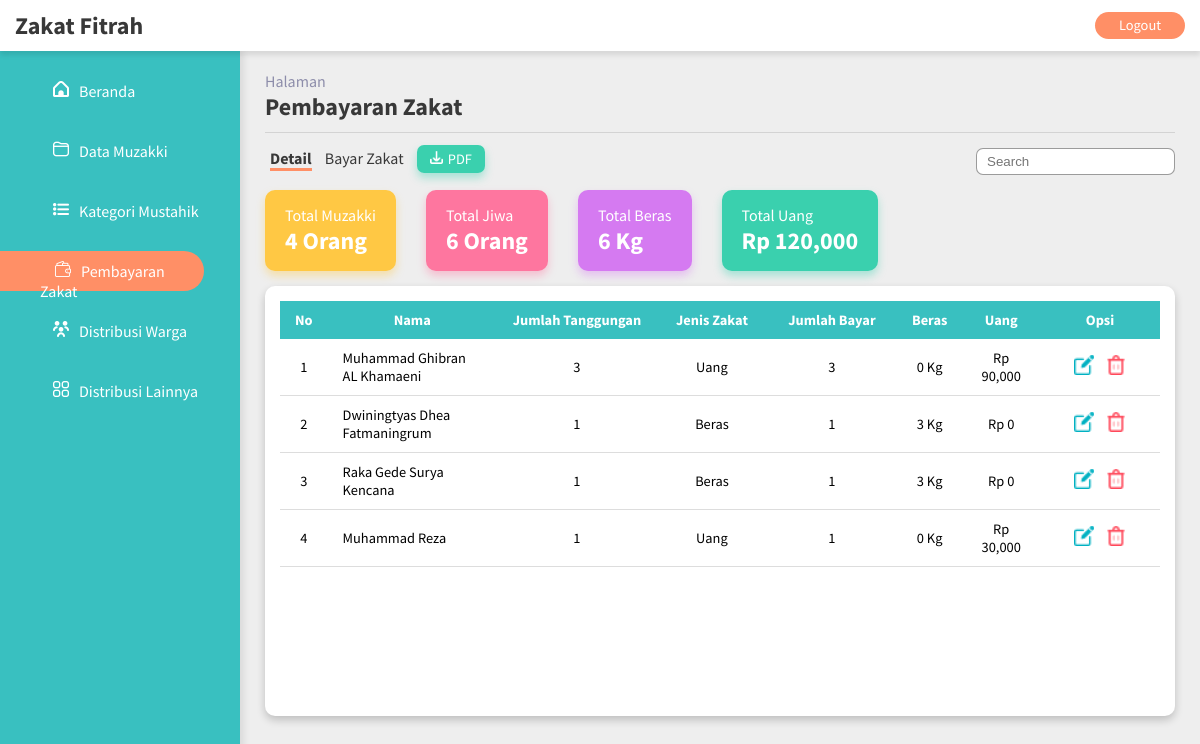
The app's page /pages/bayar_zakat/bayar_zakat_pages.php with its own data.
### tables this page shows
CREATE TABLE `bayarzakat` (
  `id_zakat` int(11) NOT NULL,
  `nama_kk` varchar(255) DEFAULT NULL,
  `jumlah_tanggungan` int(255) DEFAULT NULL,
  `jenis_bayar` varchar(10) DEFAULT NULL,
  `jumlah_tanggunganyangdibayar` int(255) DEFAULT NULL,
  `bayar_beras` int(255) DEFAULT NULL,
  `bayar_uang` int(255) DEFAULT NULL
);

### rupiah.php (called while the page is built)
<?php
function rupiah($bayar_uang){
    $hasil_rupiah = "Rp " . number_format($bayar_uang,0,',',',');
    return $hasil_rupiah;
}
?>

### pages/bayar_zakat/bayar_zakat_pages.php (the view, shortened to what this page needs)
<?php
include ('../../function.php');
include ('../../rupiah.php');
?>
<!DOCTYPE html>
<html lang="id">
<head>
    <link rel="stylesheet" href="../../style/style.css">
</head>
<body>
<header>
    <div class="header-wrapper">
        <h2>Zakat Fitrah</h2>
        <a class="btn btn-danger" href="../../logout.php">Logout</a>
    </div>
</header>
<main>
    <div class="flex-container">
        <div class="sidemenu">
            <div class="menu">
                <a href="../../index.php"><img src="../../assets/img/home.png" class="menu-icon">Beranda</a>
            </div>
            <div class="menu">
                <a href="../muzakki/muzakki_page.php"><img src="../../assets/img/folder.png" class="menu-icon">Data Muzakki</a>
            </div>
            <div class="menu">
                <a href="../mustahik/mustahik_page.php"><img src="../../assets/img/list.png" class="menu-icon">Kategori Mustahik</a>
            </div>
            <div class="menu-active">
                <a href="bayar_zakat_pages.php"><img src="../../assets/img/wallet.png" class="menu-icon">Pembayaran Zakat</a>
            </div>
            <div class="menu">
                <a href="../distribusi_warga/distribusi_warga_page.php"><img src="../../assets/img/peoples.png" class="menu-icon">Distribusi Warga</a>
            </div>
            <div class="menu">
                <a href="../distribusi_lainnya/distribusi_lainnya_page.php"><img src="../../assets/img/menu.png" class="menu-icon">Distribusi Lainnya</a>
            </div>
        </div>
        <div class="content-area">
            <div class="page-title">
                <p>Halaman</p>
                <h2>Pembayaran Zakat</h2>
            </div>
            <div class="table-card">
                <a href="bayar_zakat_pages.php" class="tb-menu-active">Detail</a>
                <a href="tambah_bayar_zakat.php" class="tb-menu">Bayar Zakat</a>
                <a href="../../report/laporan_bayarzakat.php" class="btn-pdf green" style="color: #ffffff; font-size: 0.9em;"><img src="../../assets/img/donwload.png">PDF</a>
                <form method="get" action="" class="search">
                    <input class="search-form" type="text" name="search" placeholder="Search">
                </form>
                <?php
                $sql = $koneksi->query("select * from bayarzakat");
                $totalmuzakki = mysqli_num_rows($sql);
                $totaljiwa = 0;
                $totalberas = 0;
                $totaluang = 0;
                while ($data = $sql->fetch_assoc()) {
                    $totaljiwa += $data['jumlah_tanggungan'];
                    $totalberas += $data['bayar_beras'];
                    $totaluang += $data['bayar_uang'];
                }
                ?>
                <div class="main-content-flex">
                    <div class="flex-content">
                        <div class="total-card bayar first yellow">
                            <p>Total Muzakki</p>
                            <h2><?php echo $totalmuzakki; ?> Orang</h2>
                        </div>
                        <div class="total-card bayar second pink">
                            <p>Total Jiwa</p>
                            <h2><?php echo $totaljiwa; ?> Orang</h2>
                        </div>
                        <div class="total-card bayar purple">
                            <p>Total Beras</p>
                            <h2><?php echo $totalberas; ?> Kg</h2>
                        </div>
                        <div class="total-card bayar green">
                            <p>Total Uang</p>
                            <h2><?php echo rupiah($totaluang); ?></h2>
                        </div>
                    </div>
                </div>
                <div class="table-card-2">
                    <div class="table-container">
                        <table class="content-table">
                            <thead>
                            <tr align="center">
                                <th style="width: 20px">No</th>
                                <th>Nama</th>
                                <th>Jumlah Tanggungan</th>
                                <th>Jenis Zakat</th>
                                <th>Jumlah Bayar</th>
                                <th>Beras</th>
                                <th>Uang</th>
                                <th>Opsi</th>
                            </tr>
                            </thead>
                            <tbody>
                            <?php
                            $no = 1;
                            $sql = $koneksi->query("select * from bayarzakat");
                            while ($data = $sql->fetch_assoc()) {
                                ?>
                                <tr>
                                    <td align="center" style="width: 20px"><?php echo $no++;?></td>
                                    <td><?php echo $data['nama_kk'];?></td>
                                    <td style="width: 160px" align="center"><?php echo $data['jumlah_tanggungan'];?></td>
                                    <td style="width: 110px;" align="center"><?php echo $data['jenis_bayar'];?></td>
                                    <td style="width: 130px;" align="center"><?php echo $data['jumlah_tanggunganyangdibayar'];?></td>
                                    <td align="center"><?php echo $data['bayar_beras'];?> Kg</td>
                                    <td align="center"><?php echo rupiah($data['bayar_uang']);?></td>
                                    <td style="width: 120px;" align="center">
                                        <a href='ubah.php?id_zakat=<?php echo $data['id_zakat'] ?>'><img src="../../assets/img/edit (2).png"></a>
                                        <a href='hapus.php?id_zakat=<?php echo $data['id_zakat'] ?>&nama=<?php echo $data['nama_kk'] ?>'><img src="../../assets/img/trash.png"></a>
                                    </td>
                                </tr>
                            <?php } ?>
                            </tbody>
                        </table>
                    </div>
                </div>
            </div>
        </div>
    </div>
</main>
</body>
</html>

### style/style.css (style rules this page uses)
* { box-sizing: border-box; text-decoration: none; list-style-type: none; margin: 0; padding: 0; }
body { font-family: 'Source Sans Pro', sans-serif; background: #EEEEEE; }
header { position: sticky; top: 0; }
.header-wrapper { display: flex; justify-content: space-between; align-items: center; background-color: #ffffff; box-shadow: 0 4px 5px 0 rgba(0, 0, 0, 0.1); padding: 10px 15px; position: sticky; top: 0; }
.header-wrapper h2 { color: #383838; cursor: pointer; }
.btn { width: 90px; border-radius: 25px; padding: 10px; }
.btn-danger { color: #fff; background-color: #ff8f66; text-align: center; font-size: 0.9em; line-height: 0.5; }
.btn-pdf { display: inline; padding: 5px 13px; border-radius: 7px; }
.btn-pdf img { margin-right: 5px; width: 13px; }
.flex-container { display: flex; height: 91.8vh; }
.sidemenu { width: 20%; height: 100%; box-shadow: 3px 0px 8px 0 rgba(0, 0, 0, 0.1); background-color: rgb(57, 192, 192); }
.menu { margin: 20px auto; width: 85%; height: 40px; padding: 10px 20px 5px 20px; }
.menu a { display: block; color: #ffffff; }
.menu-active { margin: 20px auto 20px 0; width: 85%; height: 40px; border-radius: 0 50px 50px 0; padding: 10px 20px 5px 40px; background-color: #ff8f66; }
.menu-active a { display: block; color: #ffffff; }
.menu-icon { margin: 0 10px 0 15px; }
.content-area { width: 80%; overflow: auto; padding: 0 25px 20px 25px; }
.page-title { width: 100%; border-bottom: 1px solid rgba(56, 56, 56, 0.15); }
.page-title p { margin-top: 20px; color: #8D8DAA; }
.page-title h2 { color: #383838; margin-bottom: 10px; }
.main-content-flex { display: flex; flex-direction: column; width: 100%; }
.flex-content { display: flex; flex-direction: row; width: 100%; }
.total-card { border-radius: 10px; padding: 15px 20px; margin: 15px 0 0 30px; text-align: justify; }
.total-card p, .total-card h2 { color: #ffffff; }
.first { margin: 15px 30px 0 0; }
.second { margin: 15px 0 0 0; }
.yellow { background-color: #ffc844; box-shadow: 0 5px 8px 0 rgba(255, 200, 68, 0.4); }
.pink { background-color: #fe769f; box-shadow: 0 5px 8px 0 rgba(254, 118, 159, 0.4); }
.purple { background-color: #d57af1; box-shadow: 0 5px 8px 0 rgba(213, 122, 241, 0.4); }
.green { background-color: #3ad0ae; box-shadow: 0 5px 8px 0 rgba(58, 208, 174, 0.4); }
.table-card { padding-top: 15px; }
.table-card a { color: #383838; font-size: 16px; margin: 0 5px; }
.tb-menu-active { font-weight: bold; border-bottom: 3px solid #ff8f66; }
.table-card-2 { width: 100%; height: 430px; background-color: #ffffff; border-radius: 10px; box-shadow: 0 4px 8px 0 rgba(0, 0, 0, 0.2); padding: 15px; margin-top: 15px; }
.table-container { width: 100%; height: 400px; padding: 0; overflow: auto; }
.content-table { border-collapse: collapse; margin: 0; font-size: 0.9em; width: 100%; }
.content-table thead { position: sticky; top: 0; }
.content-table thead tr { background-color: rgb(57, 192, 192); color: #ffffff; }
.content-table th, .content-table td { padding: 10px 15px; }
.content-table tbody tr td { border-bottom: 1px solid #ddd; }
.content-table tbody tr td a img { height: 20px; margin: 0; padding: 0; }
.search { display: inline; float: right; }
.search-form { padding: 5px 10px; border-radius: 7px; border: 1px solid rgba(56, 56, 56, 0.5); }

### records on screen
bayarzakat: nama_kk "Muhammad Ghibran AL Khamaeni", jumlah_tanggungan "3", jenis_bayar "Uang", jumlah_tanggunganyangdibayar "3", bayar_beras "0", bayar_uang "Rp 90,000"
bayarzakat: nama_kk "Dwiningtyas Dhea Fatmaningrum", jumlah_tanggungan "1", jenis_bayar "Beras", jumlah_tanggunganyangdibayar "1", bayar_beras "3", bayar_uang "Rp 0"
bayarzakat: nama_kk "Raka Gede Surya Kencana", jumlah_tanggungan "1", jenis_bayar "Beras", jumlah_tanggunganyangdibayar "1", bayar_beras "3", bayar_uang "Rp 0"
bayarzakat: nama_kk "Muhammad Reza", jumlah_tanggungan "1", jenis_bayar "Uang", jumlah_tanggunganyangdibayar "1", bayar_beras "0", bayar_uang "Rp 30,000"

### other values on screen
$totalmuzakki "4"
$totaljiwa "6"
$totalberas "6"
rupiah($totaluang) "Rp 120,000"
